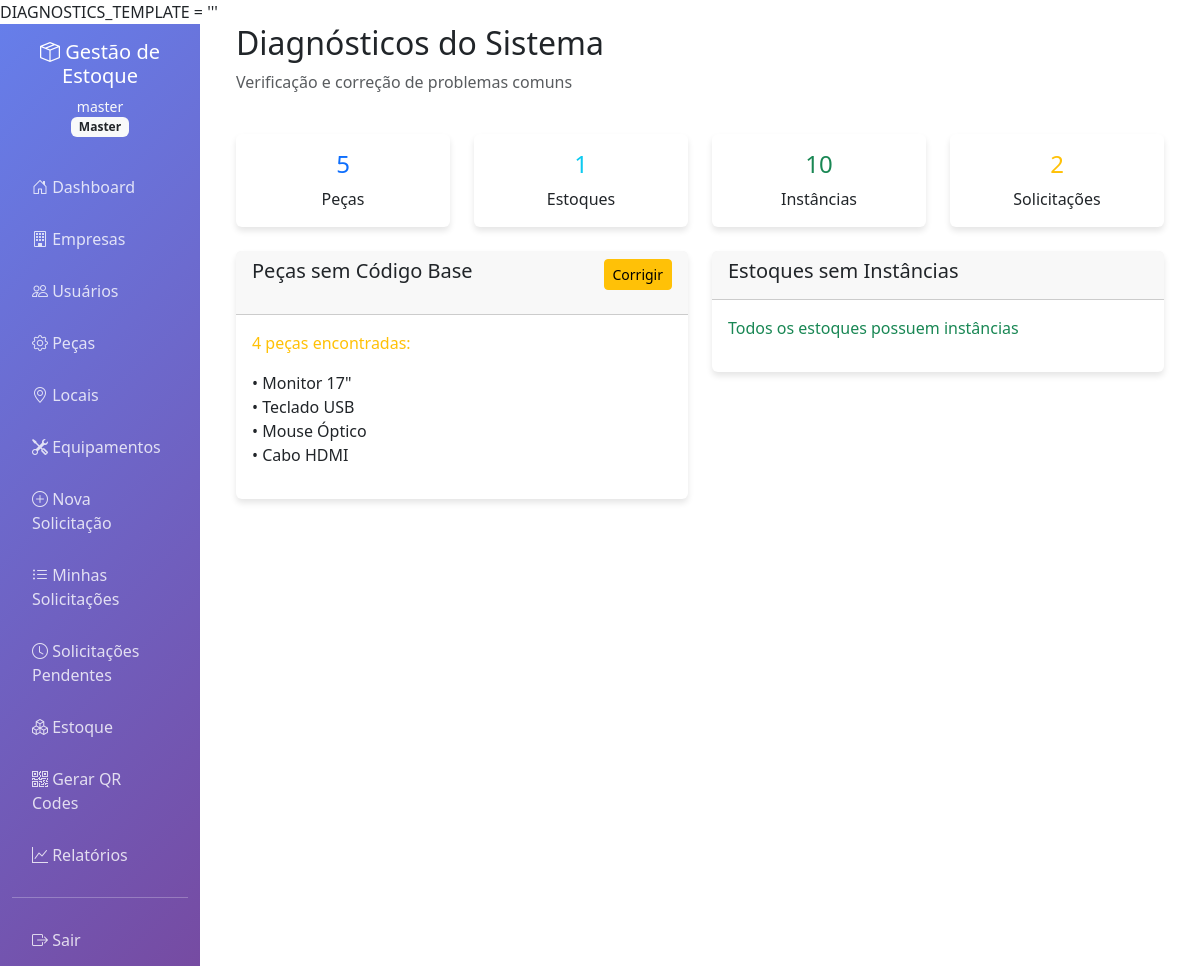
The app's page /admin/diagnostics (signed in) with its own data.
### app.py (models this page shows)
class User(UserMixin, db.Model):
    id = db.Column(db.Integer, primary_key=True)
    username = db.Column(db.String(80), unique=True, nullable=False)
    email = db.Column(db.String(120), unique=True, nullable=False)
    password_hash = db.Column(db.String(255), nullable=False)
    role = db.Column(db.String(20), nullable=False)  # master, admin, solicitante, receptor
    company_id = db.Column(db.Integer, db.ForeignKey('company.id'), nullable=True)
    is_active = db.Column(db.Boolean, default=True)
    created_at = db.Column(db.DateTime, default=datetime.utcnow)
    company = db.relationship('Company', backref='users')

class Part(db.Model):
    id = db.Column(db.Integer, primary_key=True)
    name = db.Column(db.String(100), nullable=False)
    description = db.Column(db.Text)
    part_number = db.Column(db.String(50))
    base_code = db.Column(db.String(20), unique=True)
    category = db.Column(db.String(50))
    unit_measure = db.Column(db.String(20))  # unidade, kg, metro, etc
    is_active = db.Column(db.Boolean, default=True)
    created_at = db.Column(db.DateTime, default=datetime.utcnow)

### app.py (the view, shortened to what this page needs)
@app.route('/admin/diagnostics')
@login_required
@role_required('master', 'admin')
def system_diagnostics():
    try:
        diagnostics = {}
        parts_without_base_code = Part.query.filter(
            db.or_(Part.base_code.is_(None), Part.base_code == '')
        ).all()
        stocks_without_instances = []
        for stock in Stock.query.all():
            instance_count = PartInstance.query.filter_by(
                part_id=stock.part_id,
                company_id=stock.company_id
            ).count()
            if stock.quantity > instance_count:
                stocks_without_instances.append({
                    'stock': stock,
                    'missing_instances': stock.quantity - instance_count
                })
        orphan_instances = PartInstance.query.filter(
            ~PartInstance.part_id.in_(db.session.query(Part.id))
        ).all()
        duplicate_codes = db.session.query(
            PartInstance.unique_code,
            func.count(PartInstance.id).label('count')
        ).group_by(PartInstance.unique_code).having(
            func.count(PartInstance.id) > 1
        ).all()
        problematic_requests = []
        pending_requests = Request.query.filter_by(status='pendente').all()
        diagnostics = {
            'parts_without_base_code': parts_without_base_code,
            'stocks_without_instances': stocks_without_instances,
            'orphan_instances': orphan_instances,
            'duplicate_codes': duplicate_codes,
            'problematic_requests': problematic_requests,
            'total_parts': Part.query.count(),
            'total_stocks': Stock.query.count(),
            'total_instances': PartInstance.query.count(),
            'total_requests': Request.query.count()
        }
        return render_template('diagnostics.html', diagnostics=diagnostics)
    except Exception as e:
        flash(f'Erro ao executar diagnósticos: {str(e)}', 'error')
        return redirect(url_for('dashboard'))

### app.py (called while the page is built)
@app.context_processor
def inject_now():
    return {'now': datetime.utcnow()}

def role_required(*roles):
    def decorator(f):
        @wraps(f)
        def decorated_function(*args, **kwargs):
            if not current_user.is_authenticated or current_user.role not in roles:
                flash('Acesso negado. Você não tem permissão para acessar esta página.', 'error')
                return redirect(url_for('dashboard'))
            return f(*args, **kwargs)
        return decorated_function
    return decorator

@login_manager.user_loader
def load_user(user_id):
    return User.query.get(int(user_id))

### templates/diagnostics.html (shortened to what this page needs)
{% extends "base.html" %}
{% block content %}
<div class="container-fluid">
    <div class="row mb-4">
        <div class="col-12">
            <h2> Diagnósticos do Sistema</h2>
            <p class="text-muted">Verificação e correção de problemas comuns</p>
        </div>
    </div>
    <div class="row mb-4">
        <div class="col-md-3">
            <div class="card text-center">
                <div class="card-body">
                    <h4 class="text-primary">{{ diagnostics.total_parts }}</h4>
                    <p class="mb-0">Peças</p>
                </div>
            </div>
        </div>
        <div class="col-md-3">
            <div class="card text-center">
                <div class="card-body">
                    <h4 class="text-info">{{ diagnostics.total_stocks }}</h4>
                    <p class="mb-0">Estoques</p>
                </div>
            </div>
        </div>
        <div class="col-md-3">
            <div class="card text-center">
                <div class="card-body">
                    <h4 class="text-success">{{ diagnostics.total_instances }}</h4>
                    <p class="mb-0">Instâncias</p>
                </div>
            </div>
        </div>
        <div class="col-md-3">
            <div class="card text-center">
                <div class="card-body">
                    <h4 class="text-warning">{{ diagnostics.total_requests }}</h4>
                    <p class="mb-0">Solicitações</p>
                </div>
            </div>
        </div>
    </div>
    <div class="row">
        <div class="col-md-6 mb-4">
            <div class="card">
                <div class="card-header d-flex justify-content-between">
                    <h5> Peças sem Código Base</h5>
                    {% if diagnostics.parts_without_base_code %}
                    <form method="POST" action="{{ url_for('fix_base_codes') }}" style="display: inline;">
                        <button type="submit" class="btn btn-warning btn-sm">
                             Corrigir
                        </button>
                    </form>
                    {% endif %}
                </div>
                <div class="card-body">
                    {% if diagnostics.parts_without_base_code %}
                        <p class="text-warning">{{ diagnostics.parts_without_base_code|length }} peças encontradas:</p>
                        <ul class="list-unstyled">
                            {% for part in diagnostics.parts_without_base_code[:10] %}
                            <li>• {{ part.name }}</li>
                            {% endfor %}
                        </ul>
                    {% else %}
                        <p class="text-success"><i class="fas fa-check"></i> Todas as peças possuem código base</p>
                    {% endif %}
                </div>
            </div>
        </div>
        <div class="col-md-6 mb-4">
            <div class="card">
                <div class="card-header d-flex justify-content-between">
                    <h5> Estoques sem Instâncias</h5>
                </div>
                <div class="card-body">
                    {% if diagnostics.stocks_without_instances %}
                        <p class="text-info">{{ diagnostics.stocks_without_instances|length }} estoques precisam de instâncias:</p>
                        <ul class="list-unstyled">
                            {% for item in diagnostics.stocks_without_instances[:10] %}
                            <li>• {{ item.stock.part.name }} ({{ item.stock.company.name }}): {{ item.missing_instances }} faltando</li>
                            {% endfor %}
                        </ul>
                    {% else %}
                        <p class="text-success"> Todos os estoques possuem instâncias</p>
                    {% endif %}
                </div>
            </div>
        </div>
    </div>
</div>
{% endblock %}

### templates/base.html (shortened to what this page needs)
<!DOCTYPE html>
<html lang="pt-BR">
<head>
    <link href="https://cdn.jsdelivr.net/npm/bootstrap@5.3.0/dist/css/bootstrap.min.css" rel="stylesheet">
    <link href="https://cdn.jsdelivr.net/npm/bootstrap-icons@1.10.0/font/bootstrap-icons.css" rel="stylesheet">
</head>
<body>
    <div class="container-fluid">
        <div class="row">
            {% if current_user.is_authenticated %}
            <nav class="col-md-3 col-lg-2 d-md-block sidebar collapse">
                <div class="position-sticky pt-3">
                    <div class="text-center mb-4">
                        <h5 class="text-white">
                            <i class="bi bi-box-seam"></i>
                            Gestão de Estoque
                        </h5>
                        <small class="text-light">{{ current_user.username }}</small>
                        <br>
                        <span class="badge bg-light text-dark">{{ current_user.role|title }}</span>
                    </div>
                    <ul class="nav flex-column">
                        <li class="nav-item">
                            <a class="nav-link" href="{{ url_for('dashboard') }}">
                                <i class="bi bi-house-door"></i> Dashboard
                            </a>
                        </li>
                        {% if current_user.role == 'master' %}
                        <li class="nav-item">
                            <a class="nav-link" href="{{ url_for('manage_companies') }}">
                                <i class="bi bi-building"></i> Empresas
                            </a>
                        </li>
                        <li class="nav-item">
                            <a class="nav-link" href="{{ url_for('manage_users') }}">
                                <i class="bi bi-people"></i> Usuários
                            </a>
                        </li>
                        <li class="nav-item">
                            <a class="nav-link" href="{{ url_for('manage_parts') }}">
                                <i class="bi bi-gear"></i> Peças
                            </a>
                        </li>
                        {% endif %}
                        {% if current_user.role in ['admin', 'master'] %}
                        <li class="nav-item">
                            <a class="nav-link" href="{{ url_for('manage_locations') }}">
                                <i class="bi bi-geo-alt"></i> Locais
                            </a>
                        </li>
                        <li class="nav-item">
                            <a class="nav-link" href="{{ url_for('manage_equipments') }}">
                                <i class="bi bi-tools"></i> Equipamentos
                            </a>
                        </li>
                        {% endif %}
                        {% if current_user.role in ['solicitante', 'admin', 'master'] %}
                        <li class="nav-item">
                            <a class="nav-link" href="{{ url_for('new_request') }}">
                                <i class="bi bi-plus-circle"></i> Nova Solicitação
                            </a>
                        </li>
                        <li class="nav-item">
                            <a class="nav-link" href="{{ url_for('my_requests') }}">
                                <i class="bi bi-list-ul"></i> Minhas Solicitações
                            </a>
                        </li>
                        {% endif %}
                        {% if current_user.role in ['receptor', 'admin', 'master'] %}
                        <li class="nav-item">
                            <a class="nav-link" href="{{ url_for('pending_requests') }}">
                                <i class="bi bi-clock"></i> Solicitações Pendentes
                            </a>
                        </li>
                        <li class="nav-item">
                            <a class="nav-link" href="{{ url_for('manage_stock') }}">
                                <i class="bi bi-boxes"></i> Estoque
                            </a>
                        </li>
                        <li class="nav-item">
                            <a class="nav-link" href="{{ url_for('generate_qr_codes') }}">
                                <i class="bi bi-qr-code"></i> Gerar QR Codes
                            </a>
                        </li>
                        {% endif %}
                        {% if current_user.role in ['admin', 'master', 'receptor'] %}
                        <li class="nav-item">
                            <a class="nav-link" href="{{ url_for('reports') }}">
                                <i class="bi bi-graph-up"></i> Relatórios
                            </a>
                        </li>
                        {% endif %}
                    </ul>
                    <hr class="text-white">
                    <ul class="nav flex-column">
                        <li class="nav-item">
                            <a class="nav-link" href="{{ url_for('logout') }}">
                                <i class="bi bi-box-arrow-right"></i> Sair
                            </a>
                        </li>
                    </ul>
                </div>
            </nav>
            {% endif %}
            <main class="col-md-9 ms-sm-auto col-lg-10 px-md-4">
                {% block content %}{% endblock %}
            </main>
        </div>
    </div>
</body>
</html>

### templates/base.html (style rules this page uses)
.sidebar { min-height: 100vh; background: linear-gradient(135deg, #667eea 0%, #764ba2 100%); }
.nav-link { color: rgba(255, 255, 255, 0.8) !important; padding: 12px 20px; margin: 2px 0; border-radius: 8px; transition: all 0.3s ease; }
.card { border: none; box-shadow: 0 4px 6px rgba(0, 0, 0, 0.1); transition: transform 0.2s ease; }

### records on screen
User: username "master", role "Master"
Part: name "Monitor 17\""
Part: name "Teclado USB"
Part: name "Mouse Óptico"
Part: name "Cabo HDMI"

### other values on screen
{{ diagnostics.total_parts }} "5"
{{ diagnostics.total_stocks }} "1"
{{ diagnostics.total_instances }} "10"
{{ diagnostics.total_requests }} "2"
{{ diagnostics.parts_without_base_code|length }} "4"
